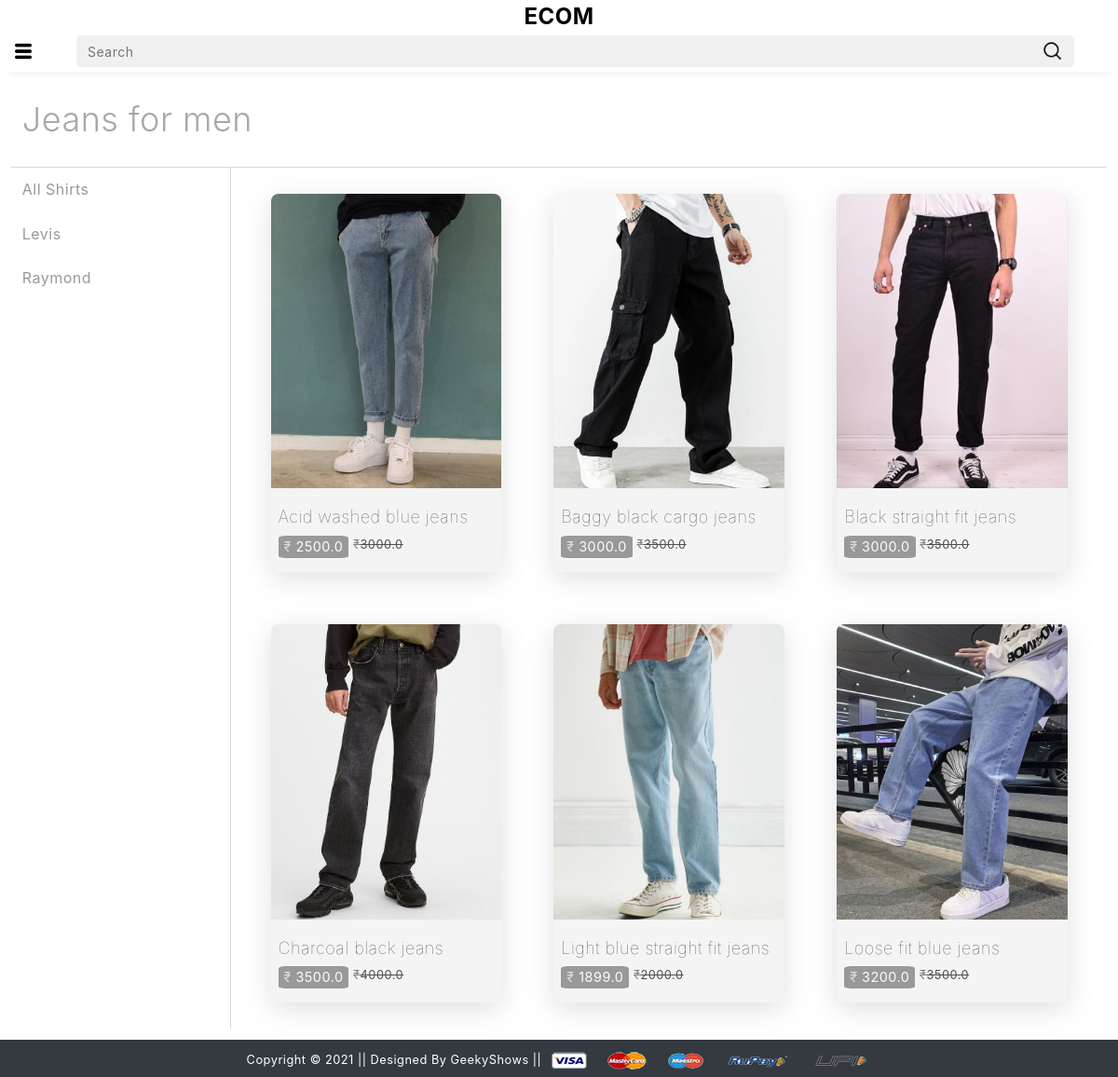
The page /mjeans/ on the database its author committed.
### app/models.py (models this page shows)
class Product(models.Model):
    title=models.CharField(max_length=100)
    selling_price=models.FloatField()
    discounted_price=models.FloatField()
    description=models.TextField()
    brand=models.CharField(max_length=100)
    category=models.CharField(choices=CATEGORY_CHOICES,max_length=3)
    product_image=models.ImageField(upload_to='productimg')

### app/views.py (the view)
# urls.py: path('mjeans/', views.mjeans, name='mjeans'),
def mjeans(request,data=None):
    if data == None:
        mjeans = Product.objects.filter(category='MJ')
    elif data == 'Levis' or data == 'Raymond':
        mjeans = Product.objects.filter(category='MJ').filter(brand=data)
    return render(request, 'app/mjeans.html',{'mjeans':mjeans})

### app/templates/app/mjeans.html (shortened to what this page needs)
{% extends 'app/base.html' %}
{% load static %}
{% block main-content %}
<div class="all-products-main">
    <div class="all-products-header">Jeans for men</div>
    <div class="all-products-body">
      <div class="all-filters">
        <a
          href="{% url 'wdress'%}"
          class=""
          >All Shirts</a
        >
        <a
          href="{% url 'wdressdata' 'Levis' %}"
          class=""
          >Levis</a
        >
        <a
          href="{% url 'wdressdata' 'Raymond' %}"
          class=""
          >Raymond</a
        >
      </div>
      <div class="all-items">
        {% for product in mjeans %}
        <a class="each-slide-item" href="{% url 'product-detail' product.id %}">
          <div class="slide-item-img">
            <img src="{{product.product_image.url}}" alt="not found" />
          </div>
          <div class="slide-item-details">
            <div class="slide-item-title light w-100">
              {{product.title}}
            </div>
            <div class="slide-item-price-outer">
              <div class="slide-item-price light">
                <span class="light">&#8377;</span> {{product.discounted_price}}
              </div>
              <small class="light">
                <span class="light">&#8377;</span>{{product.selling_price}}
              </small>
            </div>
          </div>
        </a>
        {% endfor %}
      </div>
    </div>
  </div>
{% endblock main-content %}

### app/static/app/css/style.css (style rules this page uses)
* { user-select: none; letter-spacing: 0.5px; font-weight: 400; }
.w-100 { font-weight: 100; }
div > a { text-decoration: none; color: black; }
.each-slide-item { display: flex; flex-direction: column; background-color: rgba(128, 128, 128, 0.091); aspect-ratio: 1/1.6; border-radius: 8px; justify-content: space-between; gap: 10px; }
.slide-item-img { border-top-left-radius: 8px; border-top-right-radius: 8px; height: 80%; }
.slide-item-img > img { border-top-left-radius: 8px; border-top-right-radius: 8px; object-fit: cover; height: 100%; width: 100%; }
.slide-item-details { height: 20%; display: flex; flex-direction: column; justify-content: space-evenly; padding: 0px 8px 8px 8px; }
.slide-item-price { font-size: 4vw; background-color: rgba(0, 0, 0, 0.548); width: max-content; color: white; padding: 0.05vw 1.3vw 0.1vw 1.3vw; border-radius: 10%; }
.slide-item-title { font-size: 5vw; color: black; width: 100%; overflow: hidden; white-space: nowrap; text-overflow: ellipsis; }
.all-products-main { display: flex; flex-direction: column; gap: 1vw; padding: 1%; }
.all-products-header { font-weight: 300; font-size: 6vw; display: flex; align-items: center; height: 100%; padding: 1%; opacity: 0.4; }
.all-products-body { display: flex; flex-direction: column; height: 100%; width: 100%; align-items: center; }
.all-filters { display: flex; flex-direction: column; width: 100%; height: 100%; border-top: 0.5px solid rgba(0, 0, 0, 0.144); border-bottom: 0.5px solid rgba(0, 0, 0, 0.144); }
.all-filters > a { padding: 3%; transition: 0.2s ease-in-out; opacity: 0.4; }
.all-items { width: 80%; height: 100%; display: flex; flex-wrap: wrap; align-items: center; justify-content: center; }
.all-items > .each-slide-item { margin: 10% auto; transition: 0.3s ease-in-out; box-shadow: rgba(100, 100, 111, 0.2) 0px 7px 29px 0px; }
.slide-item-price-outer { width: 100%; display: flex; flex-direction: row; gap: 2%; }
.slide-item-price-outer > small { text-decoration: line-through; }
.mrp, .light { opacity: 0.68; }
@media (min-width: 400px) { .slide-item-price { font-size: 2.2vw; padding: 0.05vw 1vw 0.1vw 1vw; } }
@media (min-width: 400px) { .slide-item-title { font-size: 2.5vw; } }
@media (min-width: 400px) { .all-products-header { font-size: 5vw; } }
@media (min-width: 400px) { .all-items > .each-slide-item > .slide-item-details > .slide-item-price-outer > .slide-item-price { font-size: 4vw; padding: 0.05vw 1.3vw 0.1vw 1.3vw; } }
@media (min-width: 400px) { .all-items > .each-slide-item > .slide-item-details > .slide-item-title { font-size: 5vw; } }
@media (min-width: 600px) { .all-items > .each-slide-item > .slide-item-details > .slide-item-price-outer > .slide-item-price, .slide-item-price { font-size: 1.6vw; padding: 0.05vw 0.8vw 0.1vw 0.8vw; } }
@media (min-width: 600px) { .all-items > .each-slide-item > .slide-item-details > .slide-item-title, .slide-item-title { font-size: 1.8vw; } }
@media (min-width: 600px) { .all-products-header { font-size: 4vw; } }
@media (min-width: 600px) { .all-products-body { flex-direction: row; align-items: flex-start; } }
@media (min-width: 600px) { .all-filters { width: 20%; border-bottom: 0px; } }
@media (min-width: 600px) { .all-filters > a { padding: 5%; } }
@media (min-width: 600px) { .all-items { border-top: 0.5px solid rgba(0, 0, 0, 0.144); border-left: 0.5px solid rgba(0, 0, 0, 0.144); } }
@media (min-width: 600px) { .all-items > .each-slide-item { width: 40%; margin: 5% 5%; } }
@media (min-width: 1000px) { .all-items > .each-slide-item > .slide-item-details > .slide-item-price-outer > .slide-item-price, .slide-item-price { font-size: 1.2vw; padding: 0.05vw 0.5vw 0.1vw 0.5vw; } }
@media (min-width: 1000px) { .all-items > .each-slide-item > .slide-item-details > .slide-item-title, .slide-item-title { font-size: 1.5vw; } }
@media (min-width: 1000px) { .all-products-header { font-size: 3vw; } }
@media (min-width: 1000px) { .all-items > .each-slide-item { width: 26.33%; margin: 3% 3%; } }

### rows shown on the page
Product: product_image (picture), title "Acid washed blue jeans", discounted_price "2500.0", selling_price "3000.0"
Product: product_image (picture), title "Baggy black cargo jeans", discounted_price "3000.0", selling_price "3500.0"
Product: product_image (picture), title "Black straight fit jeans", discounted_price "3000.0", selling_price "3500.0"
Product: product_image (picture), title "Charcoal black jeans", discounted_price "3500.0", selling_price "4000.0"
Product: product_image (picture), title "Light blue straight fit jeans", discounted_price "1899.0", selling_price "2000.0"
Product: product_image (picture), title "Loose fit blue jeans", discounted_price "3200.0", selling_price "3500.0"
